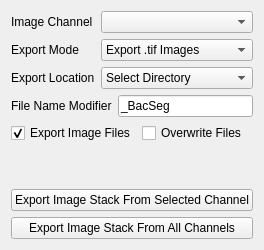
          <widget class="QWidget" name="tab_19">
           <attribute name="title">
            <string>Export Stacks</string>
           </attribute>
           <layout class="QVBoxLayout" name="verticalLayout_25">
            <item>
             <layout class="QFormLayout" name="formLayout_23">
              <item row="0" column="0">
               <widget class="QLabel" name="label_101">
                <property name="text">
                 <string>Image Channel</string>
                </property>
               </widget>
              </item>
              <item row="0" column="1">
               <widget class="QComboBox" name="export_stack_channel"/>
              </item>
              <item row="1" column="0">
               <widget class="QLabel" name="label_99">
                <property name="text">
                 <string>Export Mode</string>
                </property>
               </widget>
              </item>
              <item row="1" column="1">
               <widget class="QComboBox" name="export_stack_mode">
                <item>
                 <property name="text">
                  <string>Export .tif Images</string>
                 </property>
                </item>
                <item>
                 <property name="text">
                  <string>Export .tif Masks</string>
                 </property>
                </item>
               </widget>
              </item>
              <item row="2" column="0">
               <widget class="QLabel" name="label_100">
                <property name="text">
                 <string>Export Location</string>
                </property>
               </widget>
              </item>
              <item row="2" column="1">
               <widget class="QComboBox" name="export_stack_location">
                <property name="currentIndex">
                 <number>1</number>
                </property>
                <item>
                 <property name="text">
                  <string>Import Directory</string>
                 </property>
                </item>
                <item>
                 <property name="text">
                  <string>Select Directory</string>
                 </property>
                </item>
               </widget>
              </item>
             </layout>
            </item>
            <item>
             <layout class="QFormLayout" name="formLayout_25">
              <item row="0" column="0">
               <widget class="QLabel" name="label_103">
                <property name="text">
                 <string>File Name Modifier</string>
                </property>
               </widget>
              </item>
              <item row="0" column="1">
               <widget class="QLineEdit" name="export_stack_modifier">
                <property name="text">
                 <string>_BacSeg</string>
                </property>
               </widget>
              </item>
             </layout>
            </item>
            <item>
             <layout class="QGridLayout" name="gridLayout_33">
              <item row="0" column="0">
               <widget class="QCheckBox" name="export_stack_image_setting">
                <property name="text">
                 <string>Export Image Files</string>
                </property>
                <property name="checked">
                 <bool>true</bool>
                </property>
               </widget>
              </item>
              <item row="0" column="1">
               <widget class="QCheckBox" name="export_stack_overwrite_setting">
                <property name="text">
                 <string>Overwrite Files</string>
                </property>
               </widget>
              </item>
             </layout>
            </item>
            <item>
             <spacer name="verticalSpacer_42">
              <property name="orientation">
               <enum>Qt::Vertical</enum>
              </property>
              <property name="sizeHint" stdset="0">
               <size>
                <width>20</width>
                <height>40</height>
               </size>
              </property>
             </spacer>
            </item>
            <item>
             <widget class="QPushButton" name="export_stack_active">
              <property name="text">
               <string>Export Image Stack From Selected Channel</string>
              </property>
             </widget>
            </item>
            <item>
             <widget class="QPushButton" name="export_stack_all">
              <property name="text">
               <string>Export Image Stack From All Channels</string>
              </property>
             </widget>
            </item>
           </layout>
          </widget>
